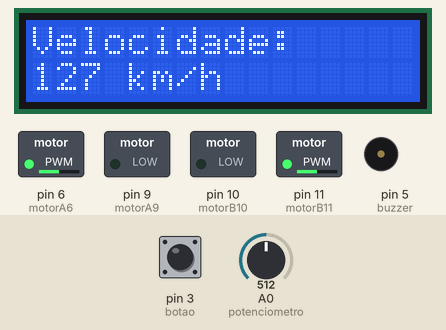
This sketch was run on a simulated Arduino Uno, built with avr-gcc and run on an emulated ATmega328P. Parts: 16×2 character LCD, switched loads named in the sketch (green lamp = pin HIGH), buzzer (waves = sounding). The test bench sets the inputs (shaded band); at power-on: A0 (potenciometro) = 512, pin 3 (botao) HIGH. What the sketch prints to the serial monitor is not drawn.

Above: at 3.2 s.
3.3 s: A0 (potenciometro) set to 716
At 4.5 s:
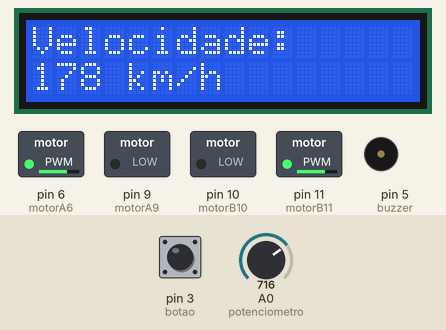
5.6 s: A0 (potenciometro) set to 900
At 7.0 s:
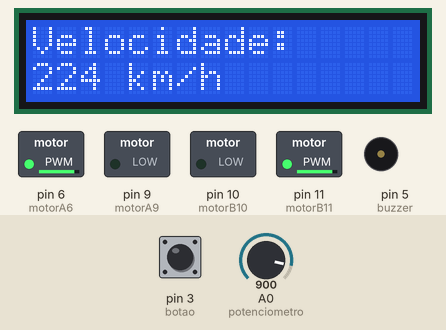
7.7 s: pin 3 (botao) pulled LOW for 0.65 s
At 8.2 s:
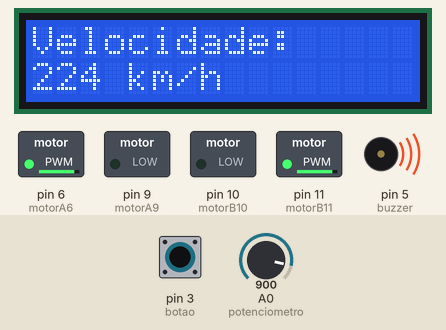
10.3 s: A0 (potenciometro) set to 122
At 11.9 s:
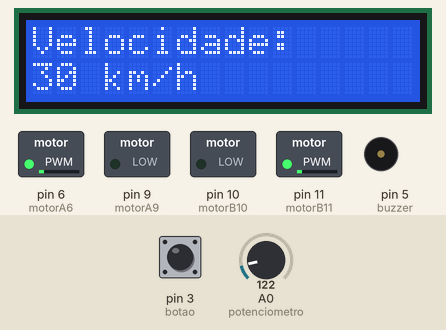
12.4 s: pin 3 (botao) pulled LOW for 1 s
At 13.0 s:
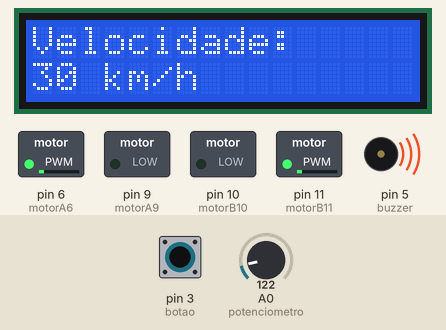
15.0 s: pin 3 (botao) pulled LOW for 3.2 s
At 18.8 s:
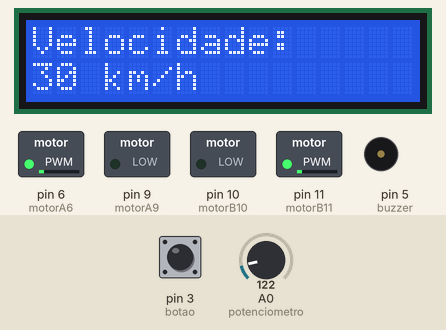
Timing chart, 0 to 20.3 s (numbered marks = the images above; inputs shaded):
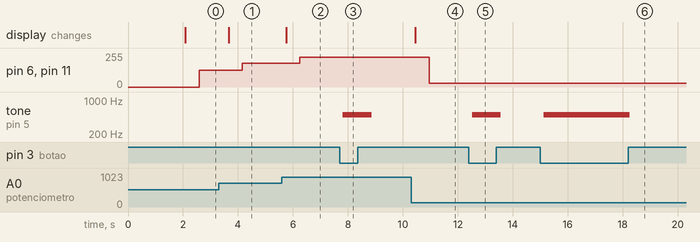

The sketch:

motor_dc_carro.ino
```cpp
#include <Wire.h>
#include <LiquidCrystal_I2C.h>

int motorA6 = 6;
int motorA9 = 9;
int motorB10 = 10;
int motorB11 = 11;
int buzzer = 5;
int botao = 3;

int potenciometro = A0;
int velocidade;
int valorLido;

#define endereco 0x27
#define colunas 16
#define linhas 2

LiquidCrystal_I2C lcd(endereco, colunas, linhas);

void setup() {
  lcd.init();
  lcd.clear();
  lcd.backlight();
  delay(2000);

  Serial.begin(9600);
  pinMode(motorA6, OUTPUT);
  pinMode(motorA9, OUTPUT);
  pinMode(motorB10, OUTPUT);
  pinMode(motorB11, OUTPUT);
  pinMode(potenciometro, INPUT);
  pinMode(buzzer, OUTPUT);
  pinMode(botao, INPUT_PULLUP);
}

void loop() {
  valorLido = analogRead(potenciometro);
  velocidade = map(valorLido, 0, 1023, 0, 255); // mantém de 0 a 255

  Serial.println(velocidade);

  lcd.clear();
  lcd.setCursor(0, 0);
  lcd.print("Velocidade:");
  lcd.setCursor(0, 1);
  lcd.print(velocidade);
  lcd.print(" km/h");

  delay(500);

  // Buzina
  if (digitalRead(botao) == LOW) {
    tone(buzzer, 500);
  } else {
    noTone(buzzer);
  }

  // Carro andar com valor de 0 a 255
  analogWrite(motorA6, velocidade);
  analogWrite(motorB11, velocidade);
}
```

Measured:
- after the input at 3.3 s, pin 6 (motorA6), pin 11 (motorB11): 127/255 → 178/255 after 0.86 s; the display: changes after 0.36 s (image 1)
- after the input at 5.6 s, pin 6 (motorA6), pin 11 (motorB11): 178/255 → 224/255 after 0.65 s; the display: changes after 0.15 s (image 2)
- after the input at 7.7 s, tone on pin 5 (buzzer): silent → 500 Hz after 0.12 s, → silent 1.0 s later
- after the input at 10.3 s, pin 6 (motorA6), pin 11 (motorB11): 224/255 → 30/255 after 0.65 s; the display: changes after 0.15 s (image 4)
- after the input at 12.4 s, tone on pin 5 (buzzer): silent → 500 Hz after 0.12 s, → silent 1.0 s later
- after the input at 15.0 s, tone on pin 5 (buzzer): silent → 500 Hz after 0.12 s, → silent 3.1 s later
